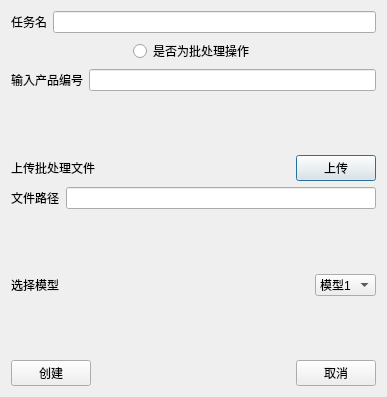
<?xml version="1.0" encoding="UTF-8"?>
<ui version="4.0">
 <class>Dialog</class>
 <widget class="QDialog" name="Dialog">
  <property name="geometry">
   <rect>
    <x>0</x>
    <y>0</y>
    <width>387</width>
    <height>397</height>
   </rect>
  </property>
  <property name="windowTitle">
   <string>新建任务</string>
  </property>
  <layout class="QVBoxLayout" name="verticalLayout">
   <item>
    <layout class="QHBoxLayout" name="horizontalLayout_7">
     <item>
      <widget class="QLabel" name="label_5">
       <property name="text">
        <string>任务名</string>
       </property>
      </widget>
     </item>
     <item>
      <widget class="QLineEdit" name="lineEdit_3"/>
     </item>
    </layout>
   </item>
   <item>
    <layout class="QHBoxLayout" name="horizontalLayout_6">
     <item>
      <spacer name="horizontalSpacer_4">
       <property name="orientation">
        <enum>Qt::Horizontal</enum>
       </property>
       <property name="sizeHint" stdset="0">
        <size>
         <width>40</width>
         <height>20</height>
        </size>
       </property>
      </spacer>
     </item>
     <item>
      <widget class="QRadioButton" name="radioButton">
       <property name="text">
        <string>是否为批处理操作</string>
       </property>
      </widget>
     </item>
     <item>
      <spacer name="horizontalSpacer_5">
       <property name="orientation">
        <enum>Qt::Horizontal</enum>
       </property>
       <property name="sizeHint" stdset="0">
        <size>
         <width>40</width>
         <height>20</height>
        </size>
       </property>
      </spacer>
     </item>
    </layout>
   </item>
   <item>
    <layout class="QHBoxLayout" name="horizontalLayout">
     <item>
      <widget class="QLabel" name="label">
       <property name="text">
        <string>输入产品编号</string>
       </property>
      </widget>
     </item>
     <item>
      <widget class="QLineEdit" name="lineEdit"/>
     </item>
    </layout>
   </item>
   <item>
    <spacer name="verticalSpacer_2">
     <property name="orientation">
      <enum>Qt::Vertical</enum>
     </property>
     <property name="sizeHint" stdset="0">
      <size>
       <width>266</width>
       <height>47</height>
      </size>
     </property>
    </spacer>
   </item>
   <item>
    <layout class="QHBoxLayout" name="horizontalLayout_2">
     <item>
      <widget class="QLabel" name="label_2">
       <property name="text">
        <string>上传批处理文件</string>
       </property>
      </widget>
     </item>
     <item>
      <spacer name="horizontalSpacer">
       <property name="orientation">
        <enum>Qt::Horizontal</enum>
       </property>
       <property name="sizeHint" stdset="0">
        <size>
         <width>40</width>
         <height>20</height>
        </size>
       </property>
      </spacer>
     </item>
     <item>
      <widget class="QPushButton" name="pushButton">
       <property name="text">
        <string>上传</string>
       </property>
      </widget>
     </item>
    </layout>
   </item>
   <item>
    <layout class="QHBoxLayout" name="horizontalLayout_5">
     <item>
      <widget class="QLabel" name="label_4">
       <property name="text">
        <string>文件路径</string>
       </property>
      </widget>
     </item>
     <item>
      <widget class="QLineEdit" name="lineEdit_2"/>
     </item>
    </layout>
   </item>
   <item>
    <spacer name="verticalSpacer_3">
     <property name="orientation">
      <enum>Qt::Vertical</enum>
     </property>
     <property name="sizeHint" stdset="0">
      <size>
       <width>266</width>
       <height>48</height>
      </size>
     </property>
    </spacer>
   </item>
   <item>
    <layout class="QHBoxLayout" name="horizontalLayout_3">
     <item>
      <widget class="QLabel" name="label_3">
       <property name="text">
        <string>选择模型</string>
       </property>
      </widget>
     </item>
     <item>
      <spacer name="horizontalSpacer_2">
       <property name="orientation">
        <enum>Qt::Horizontal</enum>
       </property>
       <property name="sizeHint" stdset="0">
        <size>
         <width>40</width>
         <height>20</height>
        </size>
       </property>
      </spacer>
     </item>
     <item>
      <widget class="QComboBox" name="comboBox">
       <item>
        <property name="text">
         <string>模型1</string>
        </property>
       </item>
       <item>
        <property name="text">
         <string>模型2</string>
        </property>
       </item>
       <item>
        <property name="text">
         <string>模型3</string>
        </property>
       </item>
      </widget>
     </item>
    </layout>
   </item>
   <item>
    <spacer name="verticalSpacer">
     <property name="orientation">
      <enum>Qt::Vertical</enum>
     </property>
     <property name="sizeHint" stdset="0">
      <size>
       <width>20</width>
       <height>47</height>
      </size>
     </property>
    </spacer>
   </item>
   <item>
    <layout class="QHBoxLayout" name="horizontalLayout_4">
     <item>
      <widget class="QPushButton" name="pushButton_2">
       <property name="text">
        <string>创建</string>
       </property>
      </widget>
     </item>
     <item>
      <spacer name="horizontalSpacer_3">
       <property name="orientation">
        <enum>Qt::Horizontal</enum>
       </property>
       <property name="sizeHint" stdset="0">
        <size>
         <width>40</width>
         <height>20</height>
        </size>
       </property>
      </spacer>
     </item>
     <item>
      <widget class="QPushButton" name="pushButton_3">
       <property name="text">
        <string>取消</string>
       </property>
      </widget>
     </item>
    </layout>
   </item>
  </layout>
 </widget>
 <resources/>
 <connections/>
</ui>
